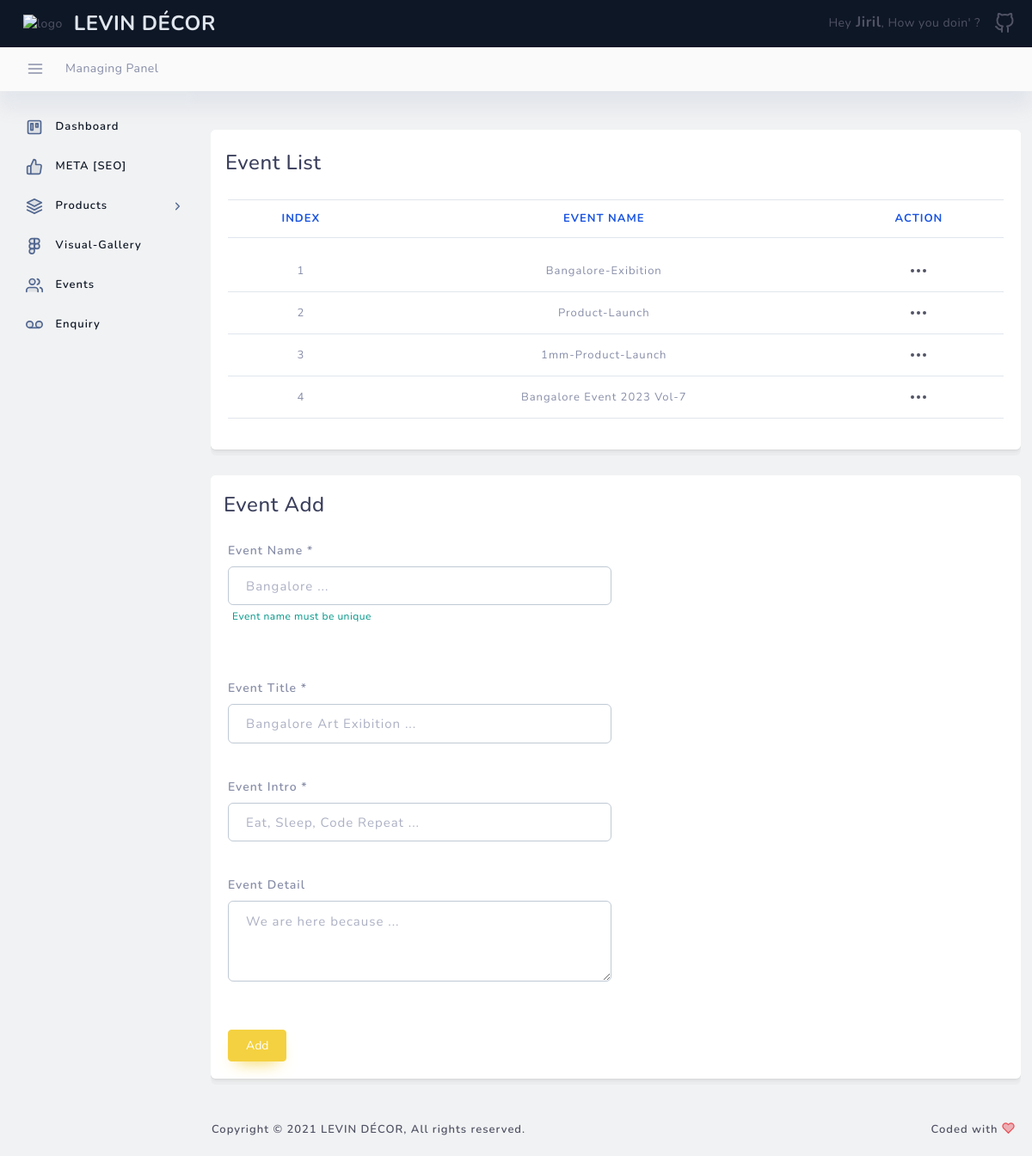
The app's page /panel/event/ (signed in) with its own data.
### panel/models.py (models this page shows, shortened)
class Event(models.Model) :
    name = models.CharField(max_length=250, null=True, blank=True)
    name_slug = models.CharField(max_length=250, null=True, blank=True)
    title = models.CharField(max_length=350, null=True, blank=True)
    intro = models.CharField(max_length=350, null=True, blank=True)
    detail = models.TextField(null=True, blank=True)

### panel/views.py (the view, shortened to what this page needs)
# urls.py: url(r'^panel/event/$', views.event_back, name='event_back'),
@login_required
def event_back(request) :
    events = Event.objects.all()
    send = {
        'events': events,
    }
    return render(request, 'back/panel/event_back.html', send)

### levin_main/templates/back/panel/event_back.html (shortened to what this page needs)
{% extends 'back/master_back.html' %}
{% load static %}
    {% block headblock %}
    <link rel="stylesheet" type="text/css" href="{% static 'back/plugins/table/datatable/datatables.css' %}">
    <link rel="stylesheet" type="text/css" href="{% static 'back/plugins/table/datatable/custom_dt_html5.css' %}">
    <link rel="stylesheet" type="text/css" href="{% static 'back/plugins/table/datatable/dt-global_style.css' %}">
    {% endblock %}
    {% block page_content %}
    <div class="container" style="padding: 10px 0px 0px 0px !important; margin-top: 35px;">
        <div class="container">
            <div id="tableDropdown" class="col-lg-12 col-12 layout-spacing">
                <div class="statbox widget box box-shadow">
                    <div class="widget-header">
                        <div class="row">
                            <div class="col-xl-12 col-lg-11 col-md-11 col-sm-10 col-10 pt-4 pl-4">
                                <h4>Event List</h4>
                            </div>
                        </div>
                    </div>
                    <div class="widget-content widget-content-area">
                        <div class="table-responsive">
                            <table id="html5-extension" class="table table-hover non-hover" style="width:100%">
                                <thead>
                                    <tr>
                                        <th class="text-center">Index</th>
                                        <th class="text-center">Event Name</th>
                                        <th class="text-center">Action</th>
                                    </tr>
                                </thead>
                                <tbody>
                                    {% for events in events %}
                                    <tr>
                                        <td class="text-center">{{forloop.counter}}</td>
                                        <td class="text-center">{{events.name | title}}</td>
                                        <td class="text-center">
                                            <div class="dropdown custom-dropdown">
                                                <a class="dropdown-toggle" href="#" role="button" id="dropdownMenuLink7" data-toggle="dropdown" aria-haspopup="true" aria-expanded="false">
                                                </a>
                                            </div>
                                        </td>
                                    </tr>
                                    {% endfor %}
                                </tbody>
                            </table>
                        </div>
                    </div>
                </div>
            </div>
            <div id="ftFormArray" class="col-lg-12 col-12 layout-spacing" style="padding-bottom: 60px;">
                <div class="statbox widget box box-shadow">
                    <div class="widget-header">
                        <div class="row">
                            <div class="col-xl-12 col-md-12 col-sm-12 col-12" style="margin-top: 20px; margin-left: 7px;">
                                <h4>Event Add</h4>
                            </div>
                        </div>
                    </div>
                    <div class="widget-content widget-content-area custom-autocomplete h-100">
                        <form onsubmit="myFunction()" action="{% url 'event_back' %}" method="post" id="quillForm1" name="quillForm1" enctype="multipart/form-data" class="form-horizontal">
                            <div class="form-row mb-4">
                                <div class="form-group col-md-6">
                                    <label for="name">Event Name *</label>
                                    <input type="text" class="form-control" id="name" name="name" placeholder="Bangalore ..." required>
                                    <small id="emailHelp1" class="form-text text-muted mb-4" style="margin-left: 5px;">Event name must be unique</small>
                                </div>
                            </div>
                            <div class="form-row mb-4">
                                <div class="form-group col-md-6">
                                    <label for="title">Event Title *</label>
                                    <input type="text" class="form-control" id="title" name="title" placeholder="Bangalore Art Exibition ..." required>
                                </div>
                            </div>
                            <div class="form-row mb-4">
                                <div class="form-group col-md-6">
                                    <label for="intro">Event Intro *</label>
                                    <input type="text" class="form-control" id="intro" name="intro" placeholder="Eat, Sleep, Code Repeat ..." required>
                                </div>
                            </div>
                            <div class="form-row mb-4">
                                <div class="form-group col-md-6">
                                    <label for="detail">Event Detail</label>
                                    <textarea name="detail" id="detail" rows="3" class="form-control" placeholder="We are here because ..." required></textarea>
                                </div>
                            </div>
                            <button type="submit" class="btn btn-primary mt-3">Add</button>
                        </form>
                    </div>
                </div>
            </div>
        </div>
    </div>
    {% endblock %}

### levin_main/templates/back/master_back.html (shortened to what this page needs)
{% load static %}
<!DOCTYPE html>
<html lang="en">
<head>
    <link href="{% static 'back/assets/css/loader.css' %}" rel="stylesheet" type="text/css" />
    <link href="{% static 'back/bootstrap/css/bootstrap.min.css' %}" rel="stylesheet" type="text/css" />
    <link href="{% static 'back/assets/css/plugins.css' %}" rel="stylesheet" type="text/css" />
    <link href="{% static 'back/plugins/apex/apexcharts.css' %}" rel="stylesheet" type="text/css">
    <link href="{% static 'back/assets/css/dashboard/dash_1.css' %}" rel="stylesheet" type="text/css" />
    <link rel="stylesheet" type="text/css" href="{% static 'back/assets/css/widgets/modules-widgets.css' %}">
    <link href="{% static 'back/assets/css/scrollspyNav.css' %}" rel="stylesheet" type="text/css" />
    <link href="{% static 'back/plugins/autocomplete/autocomplete.css' %}" rel="stylesheet" type="text/css" />
    <link href="{% static 'back/plugins/flatpickr/flatpickr.css' %}" rel="stylesheet" type="text/css">
    <link href="{% static 'back/plugins/flatpickr/custom-flatpickr.css' %}" rel="stylesheet" type="text/css">
    <link rel="stylesheet" type="text/css" href="{% static 'back/plugins/select2/select2.min.css' %}">
    <link rel="stylesheet" type="text/css" href="{% static 'back/plugins/bootstrap-select/bootstrap-select.min.css' %}">
    <link rel="stylesheet" type="text/css" href="{% static 'back/plugins/bootstrap-touchspin/jquery.bootstrap-touchspin.min.css' %}">
    <link rel="stylesheet" type="text/css" href="{% static 'back/assets/css/forms/switches.css' %}">
    <link rel="stylesheet" type="text/css" href="{% static 'back/plugins/file-upload/file-upload-with-preview.min.css' %}">
    <link rel="stylesheet" type="text/css" href="{% static 'back/plugins/editors/quill/quill.snow.css' %}">
    <link rel="stylesheet" type="text/css" href="{% static 'back/assets/css/elements/search.css' %}">
    {% block headblock %}
    {% endblock %}
</head>
<body>
    <div class="header-container fixed-top">
        <header class="header navbar navbar-expand-sm">
            <ul class="navbar-item theme-brand flex-row  text-center">
                <li class="nav-item theme-logo">
                    <a href="{% url 'panel' %}">
                        <img src="{% static 'front/images/Levin.png' %}" class="navbar-logo" alt="logo">
                    </a>
                </li>
                <li class="nav-item theme-text">
                    <a href="{% url 'panel' %}" class="nav-link"> LEVIN DÉCOR </a>
                </li>
            </ul>
            <ul class="navbar-item flex-row ml-md-auto">
                <li class="nav-item dropdown message-dropdown">
                    <a href="javascript:void(0);" class="nav-link dropdown-toggle" id="messageDropdown" data-toggle="dropdown" aria-haspopup="true" aria-expanded="false">
                        Hey<b style="font-size: 17px;"> {{request.user.first_name}}</b>, How you doin' ?
                    </a>
                </li>
                <li class="nav-item dropdown user-profile-dropdown">
                    <a href="javascript:void(0);" class="nav-link dropdown-toggle user" id="userProfileDropdown" data-toggle="dropdown" aria-haspopup="true" aria-expanded="true">
                    </a>
                </li>
            </ul>
        </header>
    </div>
    <div class="sub-header-container">
        <header class="header navbar navbar-expand-sm">
            <a href="javascript:void(0);" class="sidebarCollapse" data-placement="bottom"></a>
            <ul class="navbar-nav flex-row">
                <li>
                    <div class="page-header">
                        <nav class="breadcrumb-one" aria-label="breadcrumb">
                            <ol class="breadcrumb">
                                <li class="breadcrumb-item"><a href="javascript:void(0);">Managing Panel</a></li>
                            </ol>
                        </nav>
                    </div>
                </li>
            </ul>
        </header>
    </div>
    <div class="main-container" id="container">
        <div class="sidebar-wrapper sidebar-theme">
            <nav id="sidebar">
                <div class="shadow-bottom"></div>
                <ul class="list-unstyled menu-categories" id="accordionExample">
                    <li class="menu">
                        <a href="{% url 'panel' %}" aria-expanded="false" class="dropdown-toggle">
                            <div class="">
                                <span>Dashboard</span>
                            </div>
                        </a>
                    </li>
                    <li class="menu">
                        <a href="{% url 'page_handler' %}" aria-expanded="false" class="dropdown-toggle">
                            <div class="">
                                <span>META [SEO]</span>
                            </div>
                        </a>
                    </li>
                    <li class="menu">
                        <a href="#product" data-toggle="collapse" aria-expanded="false" class="dropdown-toggle">
                            <div class="">
                                <span>Products</span>
                            </div>
                            <div>
                                <svg xmlns="http://www.w3.org/2000/svg" width="24" height="24" viewBox="0 0 24 24" fill="none" stroke="currentColor" stroke-width="2" stroke-linecap="round" stroke-linejoin="round" class="feather feather-chevron-right"><polyline points="9 18 15 12 9 6"></polyline></svg>
                            </div>
                        </a>
                    </li>
                    <li class="menu">
                        <a href="{% url 'vsg_back' %}" aria-expanded="false" class="dropdown-toggle">
                            <div class="">
                                <span>Visual-Gallery</span>
                            </div>
                        </a>
                    </li>
                    <li class="menu">
                        <a href="{% url 'event_back' %}" aria-expanded="false" class="dropdown-toggle">
                            <div class="">
                                <span>Events</span>
                            </div>
                        </a>
                    </li>
                    <li class="menu">
                        <a href="{% url 'enquiry' %}" aria-expanded="false" class="dropdown-toggle">
                            <div class="">
                                <span>Enquiry</span>
                            </div>
                        </a>
                    </li>
                </ul>
            </nav>
        </div>
        <div id="content" class="main-content" style="padding-bottom: 30px;">
            {% block page_content %}
            {% endblock %}
            <div class="footer-wrapper" style="position: absolute; padding-top: 30px !important; bottom: 10px;">
                <div class="footer-section f-section-1">
                    <p class="">Copyright © 2021 <a target="_blank" href="{% url 'home' %}">LEVIN DÉCOR</a>, All rights reserved.</p>
                </div>
                <div class="footer-section f-section-2">
                    <p class="">Coded with </p>
                </div>
            </div>
        </div>
    </div>
</body>
</html>

### records on screen
Event: name "Bangalore-Exibition"
Event: name "Product-Launch"
Event: name "1mm-Product-Launch"
Event: name "Bangalore Event 2023 Vol-7"

### other values on screen
{{ request.user.first_name }} "Jiril"
